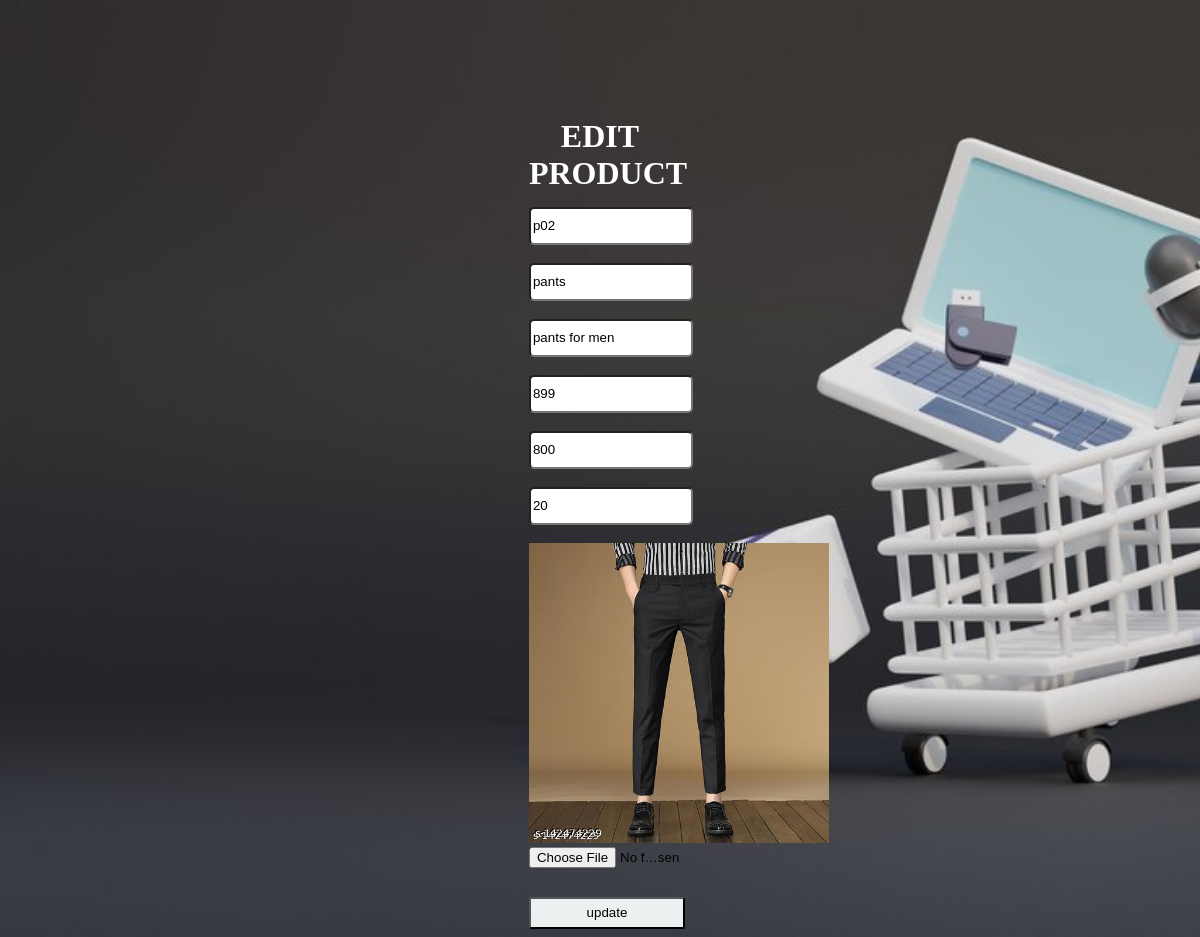
Page /edit_product/2 on the committed database.
### app/models.py (models this page shows)
class product(models.Model):
    pid=models.TextField()
    name=models.TextField()
    dis=models.TextField()
    price=models.IntegerField()
    offer_price=models.IntegerField()
    stock=models.IntegerField()
    img=models.FileField()

### app/views.py (the view)
# urls.py: path('edit_product/<id>',views.edit_product),
def edit_product(req,id):
    if req.method=='POST':
        pid=req.POST['pid']
        name=req.POST['name']
        dis=req.POST['dis']
        price=req.POST['price']
        offer_price=req.POST['offer_price']
        stock=req.POST['stock']
        img=req.FILES.get('img')
        if img:
            product.objects.filter(pk=id).update(pid=pid,name=name,dis=dis,price=price,offer_price=offer_price,stock=stock)
            data=product.objects.get(pk=id)
            data.img=img
            data.save()
        else:
             product.objects.filter(pk=id).update(pid=pid,name=name,dis=dis,price=price,offer_price=offer_price,stock=stock)
        return redirect(shop_home)
    else:
        data=product.objects.get(pk=id)
        return render(req,'shop/edit.html',{'data':data})

### templates/shop/edit.html (shortened to what this page needs)
<!DOCTYPE html>
<html lang="en">
<head>
    {% load static %}
    <link rel="stylesheet" href="{% static 'style.css' %}">
</head>
<body>
<div class="box">
    <div class="mlog">
        <h1 class="logh">EDIT PRODUCT</h1>
        <form action="" method="post" enctype="multipart/form-data">
            <input type="text" name="pid" id="" class="log" placeholder="pid" required value="{{data.pid}}"><br><br>
            <input type="text" name="name" id="" class="log" placeholder="Product Name" required value="{{data.name}}"><br><br>
            <input type="text" name="dis" id="" class="log" placeholder="Discription" required value="{{data.dis}}"><br><br>
            <input type="number" name="price" id="" class="log" placeholder="Price" required value="{{data.price}}"><br><br>
            <input type="number" name="offer_price" id="" class="log" placeholder="Offer_Price" required value="{{data.offer_price}}"><br><br>
            <input type="number" name="stock" id="" class="log" placeholder="Quantity" required value="{{data.stock}}"><br><br>
            <img src="{{data.img.url}}" alt="" style="width: 300px;height: 300px;">
            <input type="file" name="img" class="log" id=""><br><br>
            <input type="submit" class="button" value="update">
        </form>
    </div>
</div>
</body>
</html>

### static/style.css (style rules this page uses)
.log { width: 13vw; height: 4vh; border-radius: 5px; }
.mlog { margin: auto; width: 12%; margin-top: 10%; }
.button { width: 13vw; height: 4vh; border-radius: 2px; background-color: rgb(237, 240, 240); }
body { background: url('bg1.jpg') no-repeat center center fixed; background-size:cover; }
.logh { text-align: center; color: white; margin-bottom: 10%; }

### rows in the picture
product: pid "p02", name "pants", dis "pants for men", price "899", offer_price "800", stock "20", img (picture)
